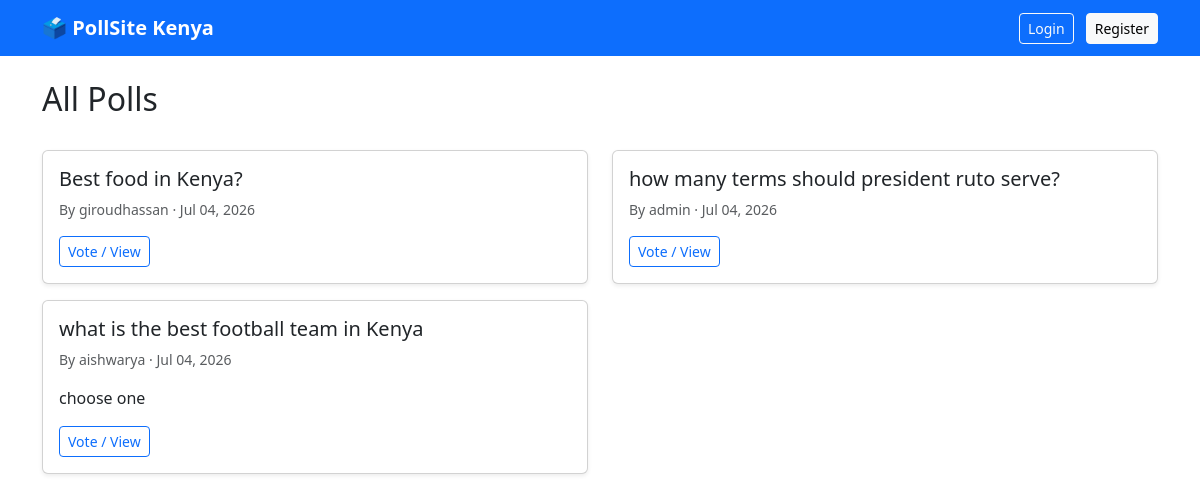
The page / on the database its author committed.
### polls/models.py (models this page shows, shortened)
class Poll(models.Model):
    title = models.CharField(max_length=200)
    description = models.TextField(blank=True)
    created_by = models.ForeignKey(settings.AUTH_USER_MODEL, on_delete=models.CASCADE, related_name='polls')
    created_at = models.DateTimeField(auto_now_add=True)
    expires_at = models.DateTimeField(null=True, blank=True)
    is_public = models.BooleanField(default=True)

### accounts/models.py (models this page shows)
class User(AbstractUser):
    pass

### polls/views.py (the view)
# urls.py: path('',views.home,name='home'),
def home(request):
    polls = Poll.objects.filter(is_public=True).order_by('-created_at')
    return render(request, 'polls/home.html', {'polls': polls})

### templates/polls/home.html (shortened to what this page needs)
{% extends 'base.html' %}
{% block content %}
<div class="d-flex justify-content-between align-items-center mb-4">
    <h2>All Polls</h2>
</div>
{% if polls %}
    <div class="row">
        {% for poll in polls %}
        <div class="col-md-6 mb-3">
            <div class="card shadow-sm h-100">
                <div class="card-body">
                    <h5 class="card-title">{{ poll.title }}</h5>
                    <p class="text-muted small">By {{ poll.created_by.username }} · {{ poll.created_at|date:"M d, Y" }}</p>
                    <p class="card-text">{{ poll.description }}</p>
                    <a href="{% url 'polls:poll_detail' poll.pk %}" class="btn btn-outline-primary btn-sm">Vote / View</a>
                </div>
            </div>
        </div>
        {% endfor %}
    </div>
{% else %}
    <p class="text-muted">No polls yet. Be the first to create one!</p>
{% endif %}
{% endblock %}

### templates/base.html (shortened to what this page needs)
<!DOCTYPE html>
<html lang="en">
<head>
    <link href="https://cdn.jsdelivr.net/npm/bootstrap@5.3.0/dist/css/bootstrap.min.css" rel="stylesheet">
</head>
<body>
<nav class="navbar navbar-expand-lg navbar-dark bg-primary">
    <div class="container">
        <a class="navbar-brand fw-bold" href="{% url 'polls:home' %}">🗳️ PollSite Kenya</a>
        <div class="ms-auto">
            {% if user.is_authenticated %}
                <span class="text-white me-3">Hello, {{ user.username }}</span>
                <a href="{% url 'accounts:logout' %}" class="btn btn-outline-light btn-sm">Logout</a>
            {% else %}
                <a href="{% url 'accounts:login' %}" class="btn btn-outline-light btn-sm me-2">Login</a>
                <a href="{% url 'accounts:register' %}" class="btn btn-light btn-sm">Register</a>
            {% endif %}
        </div>
    </div>
</nav>
<div class="container mt-4">
    {% block content %}{% endblock %}
</div>
</body>
</html>

### rows shown on the page
Poll: title "Best food in Kenya?", created_by.username "giroudhassan", created_at "Jul 04, 2026"
Poll: title "how many terms should president ruto serve?", created_by.username "admin", created_at "Jul 04, 2026"
Poll: title "what is the best football team in Kenya", created_by.username "aishwarya", created_at "Jul 04, 2026", description "choose one"
